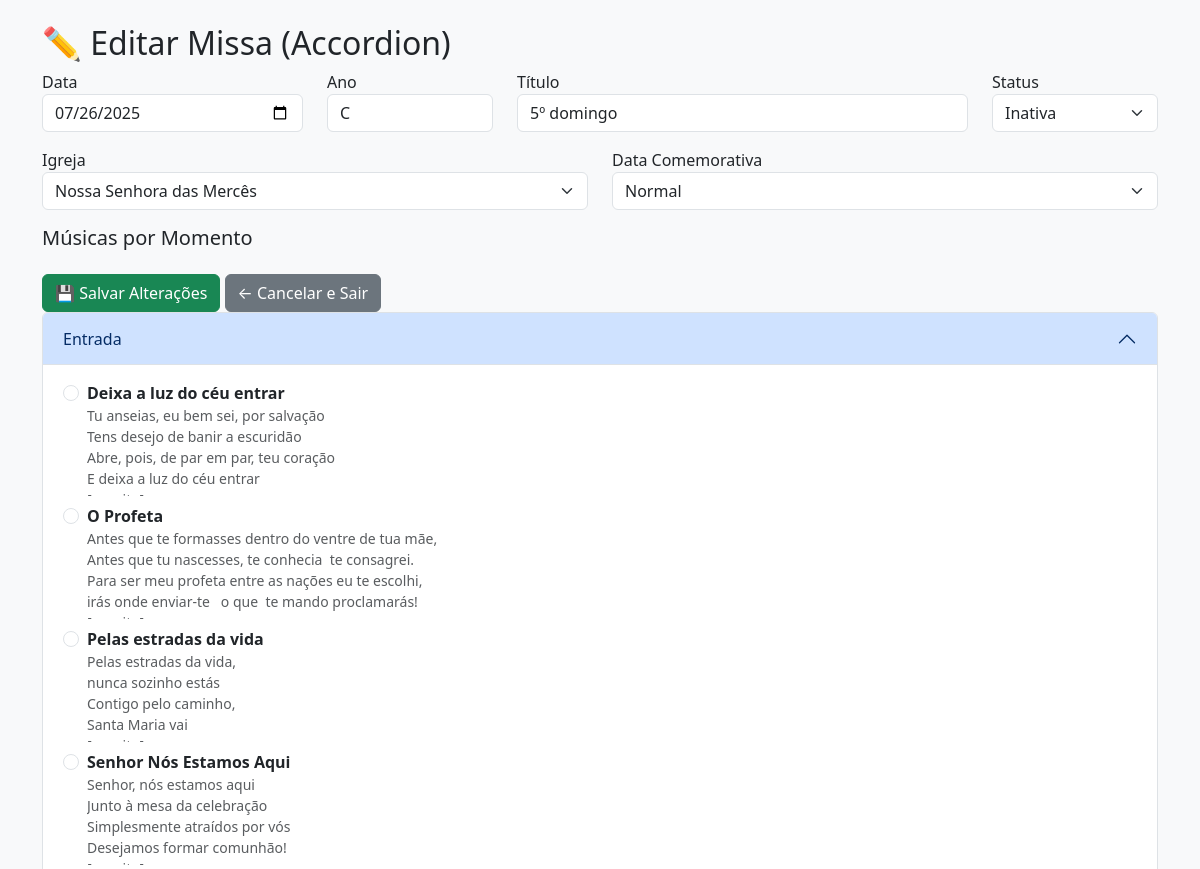
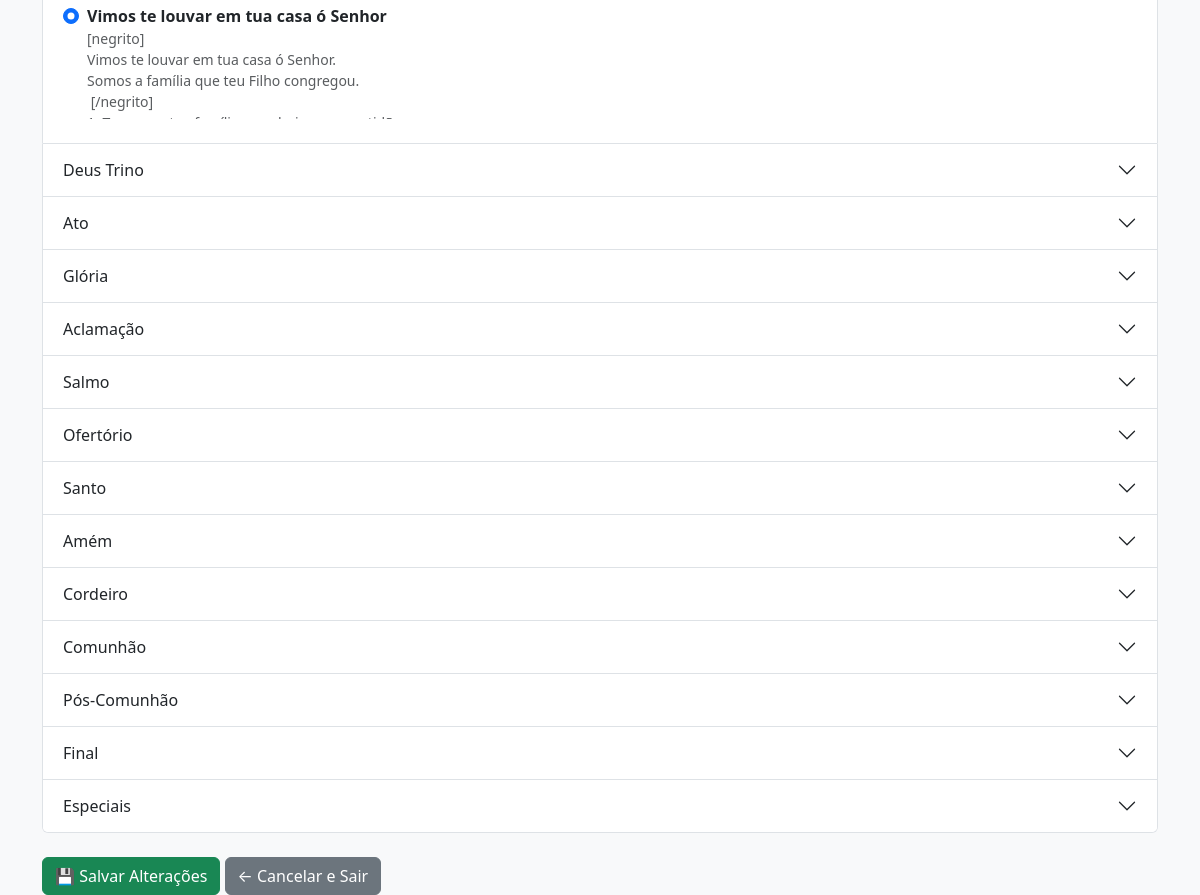
The app's page /admin/missas_editar_accordion.php?id=2 with its own data (2 pictures, top to bottom).
### tables this page shows
CREATE TABLE IF NOT EXISTS `tbmissa` (
  `idMissa` int(11) NOT NULL AUTO_INCREMENT,
  `idDataComemorativa` int(11) DEFAULT NULL,
  `idIgreja` int(11) DEFAULT NULL,
  `idTpLiturgico` int(11) DEFAULT NULL,
  `DataMissa` date NOT NULL,
  `AnoMissa` varchar(4) DEFAULT NULL,
  `TituloMissa` varchar(200) DEFAULT NULL,
  `Status` tinyint(1) DEFAULT NULL,
  PRIMARY KEY (`idMissa`),
  KEY `idDataComemorativa` (`idDataComemorativa`),
  KEY `tbmissa_ibfk_2` (`idIgreja`),
  KEY `tbMissa_ibfk_3` (`idTpLiturgico`),
  CONSTRAINT `tbMissa_ibfk_3` FOREIGN KEY (`idTpLiturgico`) REFERENCES `tbtpliturgico` (`idTpLiturgico`) ON DELETE NO ACTION ON UPDATE NO ACTION,
  CONSTRAINT `tbmissa_ibfk_1` FOREIGN KEY (`idDataComemorativa`) REFERENCES `tbdatacomemorativa` (`idDataComemorativa`) ON DELETE SET NULL,
  CONSTRAINT `tbmissa_ibfk_2` FOREIGN KEY (`idIgreja`) REFERENCES `tbigreja` (`idIgreja`) ON DELETE SET NULL
);

CREATE TABLE IF NOT EXISTS `tbigreja` (
  `idIgreja` int(11) NOT NULL AUTO_INCREMENT,
  `NomeIgreja` varchar(250) NOT NULL,
  `Endereco` varchar(250) DEFAULT NULL,
  `Telefone` varchar(30) DEFAULT NULL,
  `Tipo` varchar(30) DEFAULT NULL,
  PRIMARY KEY (`idIgreja`)
);

CREATE TABLE IF NOT EXISTS `tbdatacomemorativa` (
  `idDataComemorativa` int(11) NOT NULL AUTO_INCREMENT,
  `DescComemoracao` varchar(200) NOT NULL,
  `QuandoAcontece` varchar(200) NOT NULL,
  `MesDia` varchar(5) DEFAULT NULL,
  PRIMARY KEY (`idDataComemorativa`)
);

CREATE TABLE IF NOT EXISTS `tbmomentosmissa` (
  `idMomento` int(11) NOT NULL AUTO_INCREMENT,
  `DescMomento` varchar(50) DEFAULT NULL,
  `OrdemDeExecucao` char(4) DEFAULT NULL,
  PRIMARY KEY (`idMomento`)
);

CREATE TABLE IF NOT EXISTS `tbmusica` (
  `idMusica` int(11) NOT NULL AUTO_INCREMENT,
  `NomeMusica` varchar(200) DEFAULT NULL,
  `Musica` varchar(1000) DEFAULT NULL,
  PRIMARY KEY (`idMusica`),
  UNIQUE KEY `NomeMusica` (`NomeMusica`)
);

### admin/missas_editar_accordion.php (the view, shortened to what this page needs)
<?php
include_once("../conexao.php");
$idMissa = (int) $_GET['id'];
$missa = $conn->query("SELECT * FROM tbmissa WHERE idMissa = $idMissa")->fetch_assoc();
$igrejas = $conn->query("SELECT idIgreja, NomeIgreja FROM tbIgreja")->fetch_all(MYSQLI_ASSOC);
$datas = $conn->query("SELECT idDataComemorativa, DescComemoracao FROM tbDataComemorativa")->fetch_all(MYSQLI_ASSOC);
$momentos = $conn->query("SELECT idMomento, DescMomento FROM tbMomentosMissa ORDER BY OrdemDeExecucao")->fetch_all(MYSQLI_ASSOC);
$musicasPorMomento = [];
foreach ($momentos as $m) {
    $id = $m['idMomento'];
    $sql = "SELECT m.idMusica, m.NomeMusica, m.Musica
            FROM tbMusicaMomentoMissa mm
            JOIN tbMusica m ON m.idMusica = mm.idMusica
            WHERE mm.idMomento = $id
            ORDER BY m.NomeMusica";
    $musicasPorMomento[$id] = $conn->query($sql)->fetch_all(MYSQLI_ASSOC);
}
$selecionadas = [];
$res = $conn->query("SELECT idMusica, idMusicaMomentoMissa FROM tbmissamusicas WHERE idMissa = $idMissa");
while ($r = $res->fetch_assoc()) {
    $selecionadas[$r['idMusicaMomentoMissa']] = $r['idMusica'];
}
?>
<!DOCTYPE html>
<html lang="pt-br">
<head>
  <link href="https://cdn.jsdelivr.net/npm/bootstrap@5.3.0/dist/css/bootstrap.min.css" rel="stylesheet">
</head>
<body class="bg-light">
<div class="container mt-4">
  <h2>✏️ Editar Missa (Accordion)</h2>
  <form method="post">
    <div class="row mb-3">
      <div class="col-md-3">
        <label>Data</label>
        <input type="date" name="DataMissa" value="<?= $missa['DataMissa'] ?>" class="form-control" required>
      </div>
      <div class="col-md-2">
        <label>Ano</label>
        <input type="text" name="AnoMissa" value="<?= $missa['AnoMissa'] ?>" class="form-control" required>
      </div>
      <div class="col-md-5">
        <label>Título</label>
        <input type="text" name="TituloMissa" value="<?= htmlspecialchars($missa['TituloMissa']) ?>" class="form-control">
      </div>
      <div class="col-md-2">
        <label>Status</label>
        <select name="Status" class="form-select">
          <option value="0" <?= $missa['Status'] == 0 ? 'selected' : '' ?>>Inativa</option>
        </select>
      </div>
    </div>
    <div class="row mb-3">
      <div class="col-md-6">
        <label>Igreja</label>
        <select name="idIgreja" class="form-select">
          <?php foreach ($igrejas as $i): ?>
            <option value="<?= $i['idIgreja'] ?>" <?= $missa['idIgreja'] == $i['idIgreja'] ? 'selected' : '' ?>>
              <?= $i['NomeIgreja'] ?>
            </option>
          <?php endforeach; ?>
        </select>
      </div>
      <div class="col-md-6">
        <label>Data Comemorativa</label>
        <select name="idDataComemorativa" class="form-select">
          <?php foreach ($datas as $d): ?>
            <option value="<?= $d['idDataComemorativa'] ?>" <?= $missa['idDataComemorativa'] == $d['idDataComemorativa'] ? 'selected' : '' ?>>
              <?= $d['DescComemoracao'] ?>
            </option>
          <?php endforeach; ?>
        </select>
      </div>
    </div>
    <h5>Músicas por Momento</h5>
    <div class="mt-4">
      <button type="submit" name="salvar" class="btn btn-success">💾 Salvar Alterações</button>
      <a href="missas.php" class="btn btn-secondary">← Cancelar e Sair</a>
    </div>
    <div class="accordion" id="accordionMusicas">
      <?php foreach ($momentos as $index => $mom):
        $idMomento = $mom['idMomento'];
        $musicas = $musicasPorMomento[$idMomento] ?? []; ?>
        <?php if ($musicas): ?>
        <div class="accordion-item">
          <h2 class="accordion-header" id="heading<?= $index ?>">
            <button class="accordion-button <?= $index > 0 ? 'collapsed' : '' ?>" type="button" data-bs-toggle="collapse" data-bs-target="#collapse<?= $index ?>">
              <?= $mom['DescMomento'] ?>
            </button>
          </h2>
          <div id="collapse<?= $index ?>" class="accordion-collapse collapse <?= $index == 0 ? 'show' : '' ?>" data-bs-parent="#accordionMusicas">
            <div class="accordion-body">
              <?php foreach ($musicas as $mus):
                $checked = (isset($selecionadas[$idMomento]) && $selecionadas[$idMomento] == $mus['idMusica']) ? 'checked' : '';
                ?>
                <div class="form-check mb-2">
                  <input type="radio" name="musicas[<?= $idMomento ?>]" value="<?= $mus['idMusica'] ?>" id="mus<?= $idMomento ?>_<?= $mus['idMusica'] ?>" class="form-check-input" <?= $checked ?>>
                  <label class="form-check-label fw-bold" for="mus<?= $idMomento ?>_<?= $mus['idMusica'] ?>">
                    <?= htmlspecialchars($mus['NomeMusica']) ?>
                  </label>
                  <div class="preview-musica text-muted small"><?= (htmlspecialchars(substr($mus['Musica'], 0, 500))) ?></div>
                </div>
              <?php endforeach; ?>
            </div>
          </div>
        </div>
        <?php endif; ?>
      <?php endforeach; ?>
    </div>
    <div class="mt-4">
      <button type="submit" name="salvar" class="btn btn-success">💾 Salvar Alterações</button>
      <a href="missas.php" class="btn btn-secondary">← Cancelar e Sair</a>
    </div>
  </form>
</div>
</body>
</html>

### admin/missas_editar_accordion.php (style rules this page uses)
.preview-musica { max-height: 6.5em; overflow: hidden; white-space: pre-wrap; font-family: inherit; }

### records on screen
tbmissa: DataMissa "07/26/2025", AnoMissa "C", TituloMissa "5º domingo", Status "Inativa", idIgreja "Nossa Senhora das Mercês", idDataComemorativa "Normal"
tbmomentosmissa: DescMomento "Entrada"
tbmusica: NomeMusica "Deixa a luz do céu entrar", Musica "Tu anseias, eu bem sei, por salvação Tens desejo de banir a escuridão Abre, pois, de par em par, teu coração E deixa a luz do céu entrar…"
tbmusica: NomeMusica "O Profeta", Musica "Antes que te formasses dentro do ventre de tua mãe, Antes que tu nascesses, te conhecia te consagrei. Para ser meu profeta entre as nações eu te escolhi, irás onde enviar-te o que te mando proclamarás!…"
tbmusica: NomeMusica "Pelas estradas da vida", Musica "Pelas estradas da vida, nunca sozinho estás Contigo pelo caminho, Santa Maria vai…"
tbmusica: NomeMusica "Senhor Nós Estamos Aqui", Musica "Senhor, nós estamos aqui Junto à mesa da celebração Simplesmente atraídos por vós Desejamos formar comunhão!…"
tbmusica: NomeMusica "Vimos te louvar em tua casa ó Senhor", Musica "[negrito] Vimos te louvar em tua casa ó Senhor. Somos a família que teu Filho congregou. [/negrito]…"
tbmomentosmissa: DescMomento "Deus Trino"
tbmomentosmissa: DescMomento "Ato"
tbmomentosmissa: DescMomento "Glória"
tbmomentosmissa: DescMomento "Aclamação"
tbmomentosmissa: DescMomento "Salmo"
tbmomentosmissa: DescMomento "Ofertório"
tbmomentosmissa: DescMomento "Santo"
tbmomentosmissa: DescMomento "Amém"
tbmomentosmissa: DescMomento "Cordeiro"
tbmomentosmissa: DescMomento "Comunhão"
tbmomentosmissa: DescMomento "Pós-Comunhão"
tbmomentosmissa: DescMomento "Final"
tbmomentosmissa: DescMomento "Especiais"
